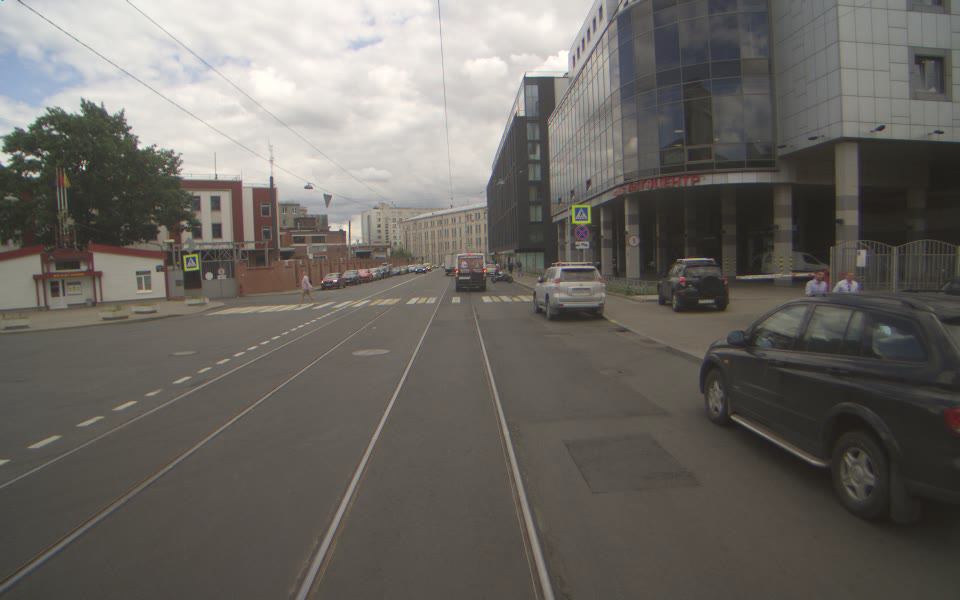
#> input picture data/road.png, 960 x 600 px, given in place of road.jpg, which was not available
$ python 2_morphologyEx.py
#> lines starting #> are read from the running program, lines starting #| are printed output that depends on the picture; pictures that were not available may be replaced by others from this repository, and a replacement may not be noted
# import libraries
import cv2
import numpy as np


image = cv2.imread('../data/road.jpg')
#> image is the input picture: shape (600, 960, 3); mean B, G, R 98.6, 103.6, 107.5

# structuring element or kernel
kernel = np.ones((5,5),np.uint8)

# 1 - opening
# is just another name of erosion followed by dilation
# it is useful in removing noise, as we explained above
opening = cv2.morphologyEx(image, cv2.MORPH_OPEN, kernel)
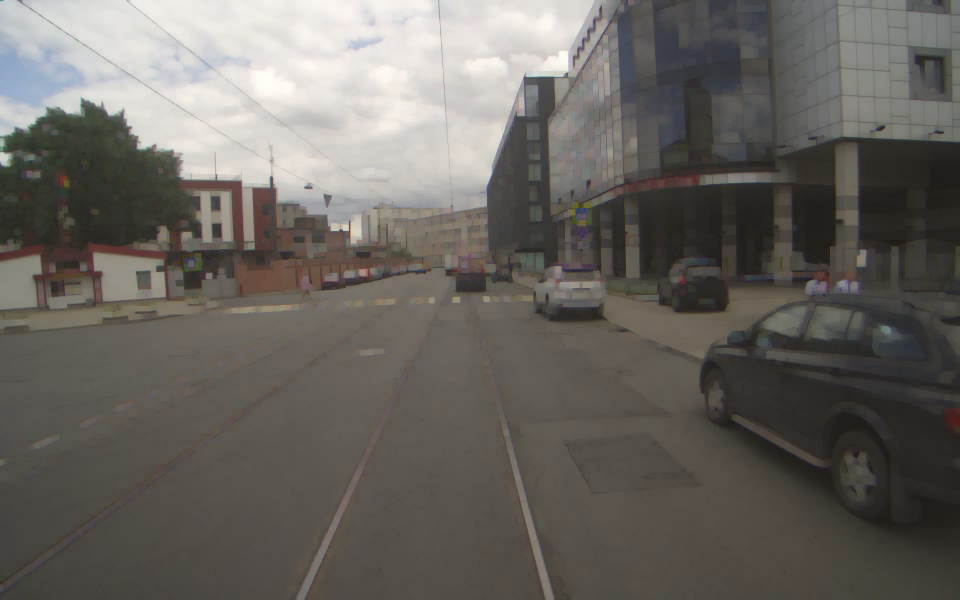
#> opening: shape (600, 960, 3); mean B, G, R 96.2, 101, 105

# 2 - closing
# is reverse of Opening, Dilation followed by Erosion
# it is useful in closing small holes inside the foreground objects, or small black points on the object
closing = cv2.morphologyEx(image, cv2.MORPH_CLOSE, kernel)


# 3 - morphological gradient
# it is the difference between dilation and erosion of an image
# the result will look like the outline of the object
gradient = cv2.morphologyEx(image, cv2.MORPH_GRADIENT, kernel)
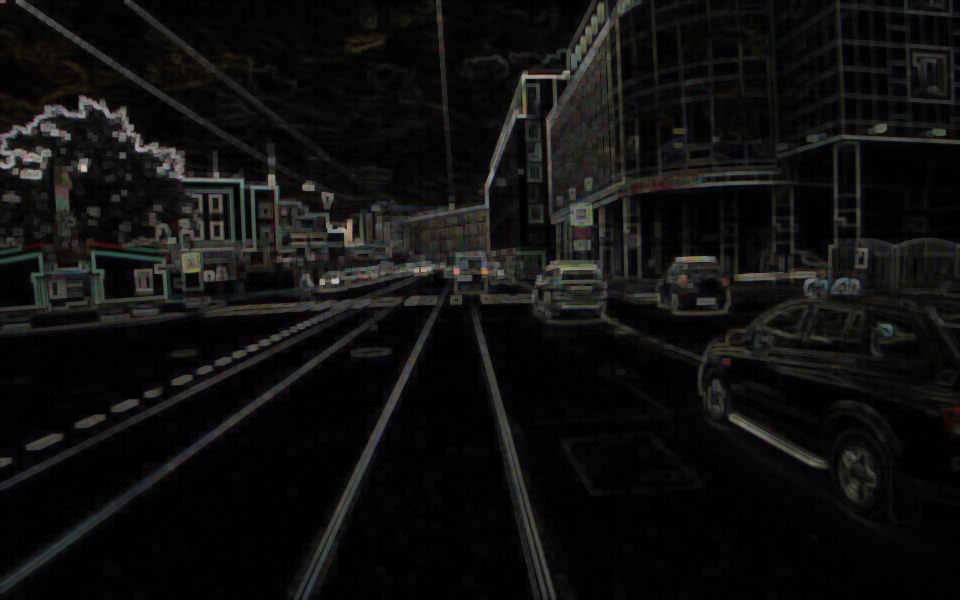
#> gradient: shape (600, 960, 3); mean B, G, R 14.9, 15.4, 15.7


# 4 - top hat
# it is the difference between input image and Opening of the image. Below example is done for a 9x9 kernel
tophat = cv2.morphologyEx(image, cv2.MORPH_TOPHAT, kernel)
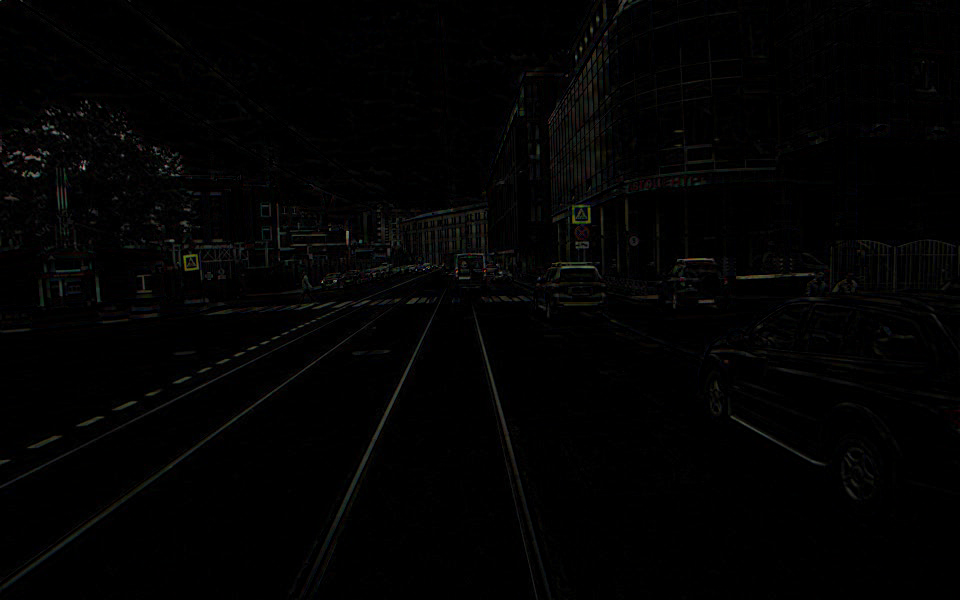
#> tophat: shape (600, 960, 3); mean B, G, R 2.5, 2.6, 2.6

# 5 - black hat
# it is the difference between the closing of the input image and input image
blackhat = cv2.morphologyEx(image, cv2.MORPH_BLACKHAT, kernel)
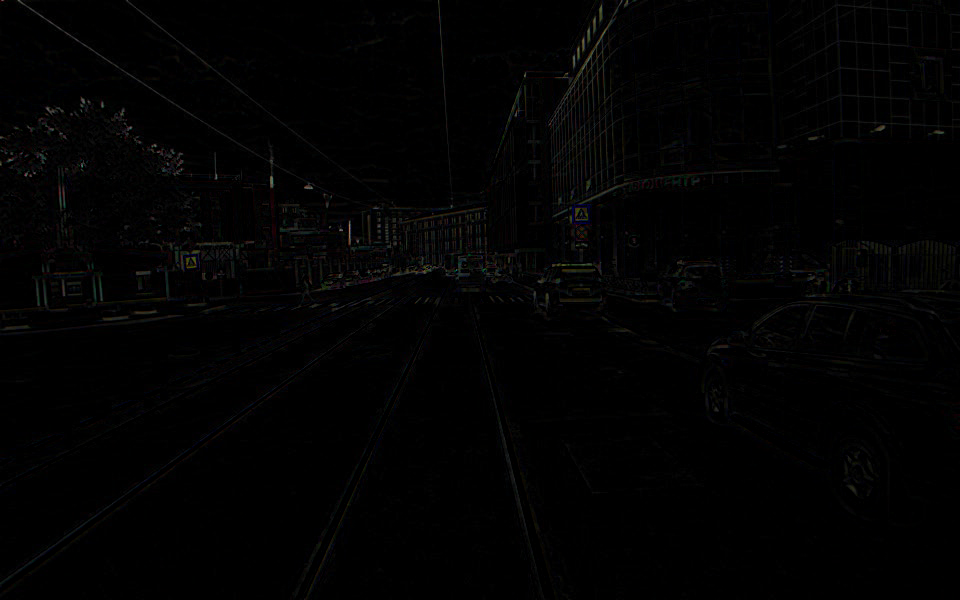
#> blackhat: shape (600, 960, 3); mean B, G, R 2.2, 2.2, 2.2

cv2.imshow('Input', image)
cv2.waitKey(0)
cv2.imshow('Opening', opening)
cv2.waitKey(0)
cv2.imshow('Closing', closing)
cv2.waitKey(0)
cv2.imshow('Gradient', gradient)
cv2.waitKey(0)
cv2.imshow('Top Hat', tophat)
cv2.waitKey(0)
cv2.imshow('Black Hat', blackhat)
cv2.waitKey(0)

cv2.destroyAllWindows()
